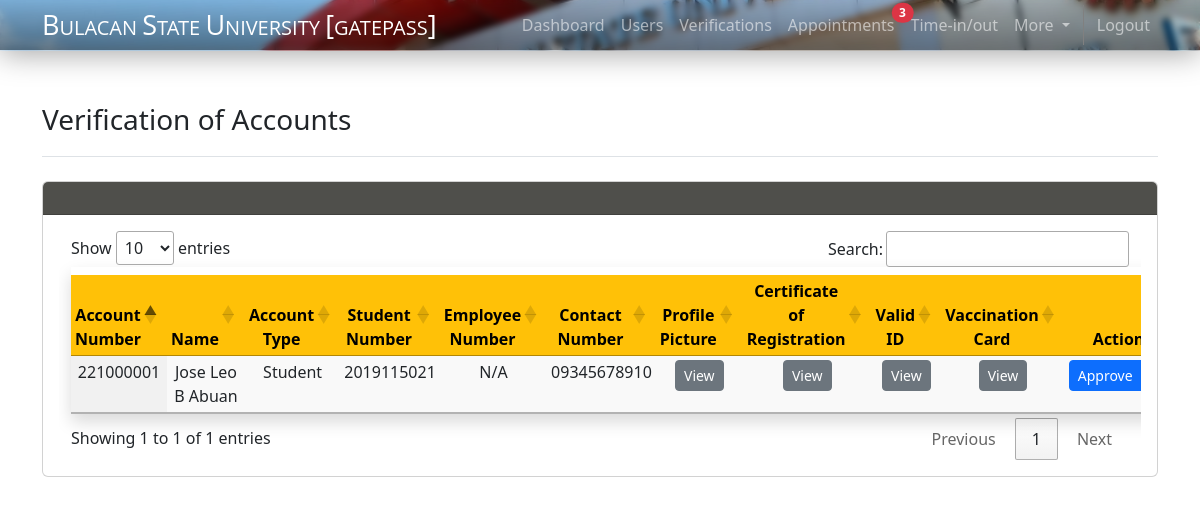
Page /superadmin/verification.php (signed in) on the earlier database version.
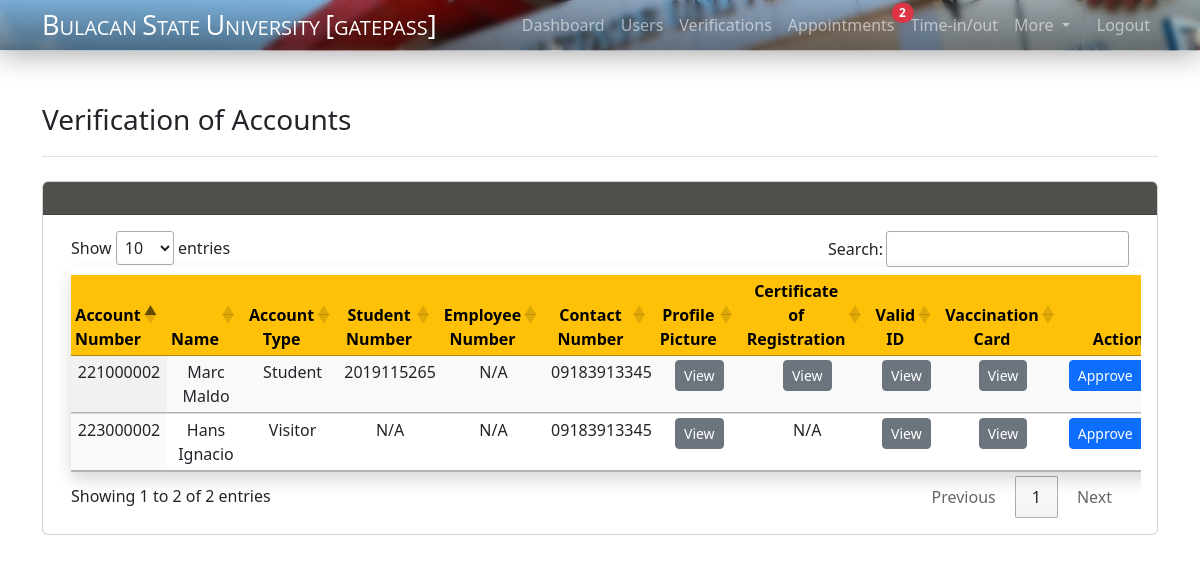
Same page on the later database version.
### tables this page shows
CREATE TABLE `user_account` (
  `acc_no` int(50) NOT NULL,
  `type` varchar(15) NOT NULL,
  `first` varchar(30) NOT NULL,
  `middle` varchar(15) DEFAULT NULL,
  `last` varchar(30) NOT NULL,
  `contact_no` text DEFAULT NULL,
  `birthday` date DEFAULT NULL,
  `address` varchar(100) DEFAULT NULL,
  `cp_name` varchar(100) DEFAULT NULL,
  `cp_no` text DEFAULT NULL,
  `stud_no` int(50) DEFAULT NULL,
  `emp_no` int(30) DEFAULT NULL,
  `college` varchar(100) DEFAULT NULL,
  `course` varchar(100) DEFAULT NULL,
  `year` int(30) DEFAULT NULL,
  `section` varchar(100) DEFAULT NULL,
  `username` varchar(15) NOT NULL,
  `password` varchar(100) NOT NULL,
  `email` varchar(100) NOT NULL,
  `image` longblob DEFAULT NULL,
  `cor` longblob DEFAULT NULL,
  `valid_id` longblob DEFAULT NULL,
  `vax` longblob DEFAULT NULL,
  `verification` varchar(30) NOT NULL,
  `verification_note` varchar(200) DEFAULT NULL,
  `qr` longblob DEFAULT NULL,
  `qr_status` varchar(100) DEFAULT NULL,
  `account_creation` date NOT NULL DEFAULT current_timestamp()
);

### superadmin/verification.php (the view, shortened to what the changed rows need)
<!DOCTYPE html>
<html lang="en">
<head>
    <link href="https://cdn.jsdelivr.net/npm/bootstrap@5.2.2/dist/css/bootstrap.min.css" rel="stylesheet">
    <link rel="stylesheet" href="../css/navbar.css">
    <link rel="stylesheet" href="https://cdn.datatables.net/1.12.1/css/jquery.dataTables.min.css">
</head>
<body>
    <?php require_once '../includes/navbar-sadmin.php'; ?>
    <div class="container" style="padding-bottom:20px;">
        <div class="card">
            <div class="card-body">
                <div class="container table-responsive" >
                    <table class="table pt-2 shadow table-striped table-hover display compact" id="accountVerificationTable">
                        <thead>
                            <tr class="text-bg-warning"style="background-color: #4F4F4B; color:white;">
                                <th class="text-center">Account Number</th>
                                <th class="text-center">Name</th>
                                <th class="text-center">Account Type</th>
                                <th class="text-center">Student Number</th>
                                <th class="text-center">Employee Number</th>
                                <th class="text-center">Contact Number</th>
                                <th class="text-center">Profile Picture</th>
                                <th class="text-center">Certificate of Registration</th>
                                <th class="text-center">Valid ID</th>
                                <th class="text-center">Vaccination Card</th>
                                <th class="text-center">Actions</th>
                            </tr>
                        </thead>
                        <tbody>
                            <?php
                            require_once "../function/connect.php";
                            $select = "SELECT * FROM user_account WHERE verification = 'pending'";
                            $result = mysqli_query($connect, $select);
                            while ($row = mysqli_fetch_assoc($result)) {
                                $vax = $row["vax"];
                                $v_id = $row["valid_id"];
                                echo ("
                                                <tr class='text-center'>
                                                    <td>" . $row["acc_no"] . "</td>
                                                    <td class='text-capitalize'>" . $row["first"] . " " . $row["middle"] . " " . $row["last"] . "</td>
                                                    <td class='text-capitalize'>" . $row["type"] . "</td>
                                            ");
                                if ($row["type"] == "student") {
                                    echo ("
                                                <td>" . $row['stud_no'] . "</td>
                                                <td>N/A</td>
                                                <td>" . $row["contact_no"] . "</td>
                                                <td><button class='btn btn-secondary btn-sm previewImageBtn' data-id='" . $row["acc_no"] . "'>View</button></td>
                                                <td><button class='btn btn-secondary btn-sm previewCORBtn' data-id='" . $row["acc_no"] . "'>View</button></td>
                                                <td><button class='btn btn-secondary btn-sm previewVIDBtn' data-id='" . $row["acc_no"] . "'>View</button></td>
                                                <td><button class='btn btn-secondary btn-sm previewVAXBtn' data-id='" . $row["acc_no"] . "'>View</button></td>
                                            ");
                                } else if ($row["type"] == "employee" || "visitor") {
                                    echo "<td>N/A</td>";
                                    if ($row["type"] == "employee") {
                                        echo "<td>" . $row['emp_no'] . "</td>";
                                    } else {
                                        echo "<td>N/A</td>";
                                    }
                                    echo "
                                                <td>" . $row["contact_no"] . "</td>
                                                <td><button class='btn btn-secondary btn-sm previewImageBtn' data-id='" . $row["acc_no"] . "'>View</td>
                                        ";
                                    if ($v_id == "" || NULL && $vax == "" || NULL) {
                                        echo ("
                                                    <td>N/A</td><td>N/A</td><td>N/A</td>
                                                ");
                                    } else {
                                        if ($v_id == "" || NULL && !($vax == "" || NULL)) {
                                            echo ("
                                                        <td>N/A</td>
                                                        <td>N/A</td>
                                                        <td><button class='btn btn-secondary btn-sm previewVAXBtn' data-id='" . $row["acc_no"] . "'>View</button></td>
                                                    ");
                                        } else if ($vax == "" || NULL && !($v_id == "" || NULL)) {
                                            echo ("
                                                        <td>N/A</td>
                                                        <td><button class='btn btn-secondary btn-sm previewVIDBtn' data-id='" . $row["acc_no"] . "'>View</button></td>
                                                        <td>N/A</td>
                                                    ");
                                        } else {
                                            echo ("
                                                        <td>N/A</td>
                                                        <td><button class='btn btn-secondary btn-sm previewVIDBtn' data-id='" . $row["acc_no"] . "'>View</button></td>
                                                        <td><button class='btn btn-secondary btn-sm previewVAXBtn' data-id='" . $row["acc_no"] . "'>View</button></td>
                                                    ");
                                        }
                                    }
                                }
                                echo "<td>
                                                <div class='btn-group' role='group'>
                                                    <button type='button' class='btn btn-primary statusBtn btn-sm' data-status='approve' data-accno='" . $row['acc_no'] . "'>Approve</button>
                                                    <button type='button' class='btn btn-danger statusBtn btn-sm' data-status='reject' data-accno='" . $row['acc_no'] . "'>Reject</button>
                                                </div>
                                            </td>
                                        </tr>";
                            }
                            ?>
                        </tbody>
                    </table>
                </div>
            </div>
        </div>
    </div>
</body>
</html>

### includes/navbar-sadmin.php (shortened to what the changed rows need)
<?php
include '../function/connect.php';
$select = "SELECT * FROM appointment WHERE status = 'pending'";
$result = mysqli_query($connect, $select);
$count =  mysqli_num_rows($result);
?>
<nav class="navbar navbar-expand-lg sticky-top navbar-dark" style=" height: 50px">
    <div class="glass-effect w-100">
        <div class="container d-flex justify-content-between">
            <div class="collapse navbar-collapse justify-content-end" id="navbarNavAltMarkup">
                <div class="navbar-nav">
                    <a class="nav-link position-relative" href="appointment.php" id="tl3">Appointments
                        <?php
                        if(!isset($_SESSION["notif2"])){
                            if($count != 0){
                                echo '<span class="position-absolute top-25 start-100 translate-middle badge rounded-pill bg-danger">
                                '.$count.'</span>';
                            }
                        }?>
                        </a>
                </div>
            </div>
        </div>
    </div>
</nav>

Differences in the rows shown:
no longer on this page (row edited): user_account: acc_no "221000001", first "Jose Leo", middle "B", last "Abuan", type "Student", stud_no "2019115021", contact_no "09345678910"
added user_account: acc_no "221000002", first "Marc", last "Maldo", type "Student", stud_no "2019115265", contact_no "09183913345"
added user_account: acc_no "223000002", first "Hans", last "Ignacio", type "Visitor", shows "N/A", contact_no "09183913345"
Other differences:
$count: "3" → "2"
text written by a page script: "Show entries Search: Showing 1 to 1 of 1 entries Previous 1 Next" → "Show entries Search: Showing 1 to 2 of 2 entries Previous 1 Next"
